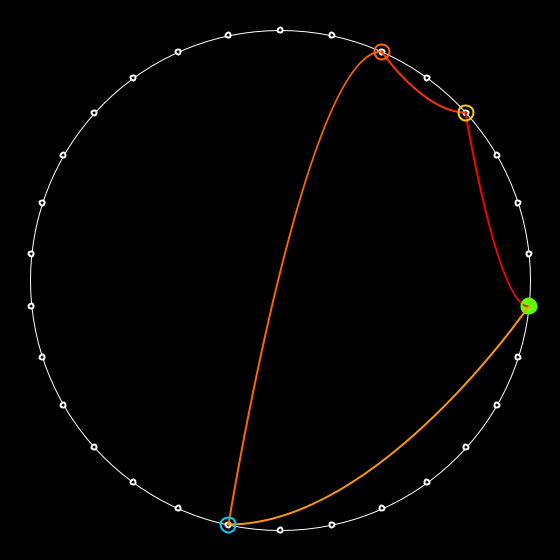
Frame 1 (no input)
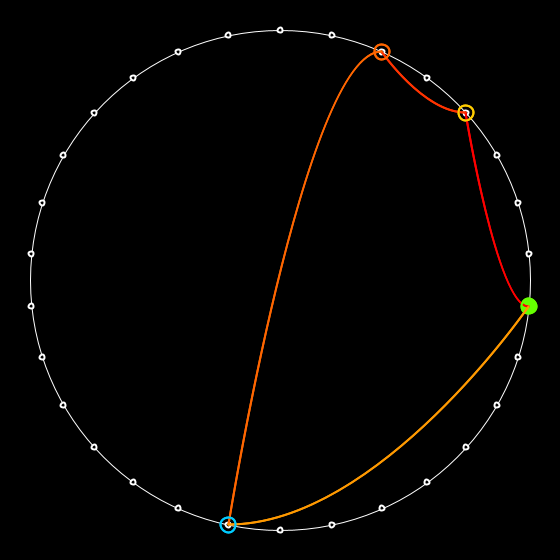
Frame 2 (the mouse pressed at the canvas centre, redrawn once)

The Processing sketch that drew these frames (run headless with seeded random() and noise(); the mouse was pressed at the canvas centre and the sketch redrawn once):

// Processing sketch: processing_102310
// ── processing_102310.pde

int modulo = 30;
int base = 8;
float x0, y0;
float R, thetaStep;
boolean curved = true;

void setup() {
  size(560, 560);
  background(0);
  R = width/2 - 30;
  createVals();
  smooth();
  strokeWeight(2);
  preDraw();
  noLoop();
}

void createVals() {
  colorMode(HSB, modulo);
  background(0);
  fill(0);
  stroke(modulo);
  ellipse(width/2, height/2, 2*R, 2*R);
}


void preDraw() {
  thetaStep = 2*PI/modulo;
  for (int i=0; i<modulo; i++) {
    x0 = width/2 + R*cos(i*thetaStep - PI/2);  
    y0 = height/2 + R*sin(i*thetaStep - PI/2);
    ellipse(x0, y0, 5, 5);
  }
  fill(base, 100, 100);
  noStroke();
  ellipse(width/2 + R*cos(base*thetaStep - PI/2), height/2 + R*sin(base*thetaStep - PI/2), 15, 15);
}

void draw() {
  int lastNum = base;
  int n=0;
  do {
    int nextNum = computeNext(lastNum);
    x0 = width/2 + R*cos(lastNum*thetaStep - PI/2);
    y0 = height/2 + R*sin(lastNum*thetaStep - PI/2);
    float x1 = width/2 + R*cos(nextNum*thetaStep - PI/2);
    float y1 = height/2 + R*sin(nextNum*thetaStep - PI/2);

    stroke(n, 100, 100);  
    noFill();
    if (curved)
		bezier(x0, y0, 0.5*(x0+x1),y0, x1,y1, x1,y1);
	else
      line(x0, y0, x1, y1);

    noFill();
    stroke(lastNum, 100, 100);
    ellipse(x0, y0, 15, 15);
    lastNum = nextNum;
    n++;
  }  while (n < modulo && lastNum != base);
}

int computeNext(int lastNum) {
  return (base*lastNum)%modulo;
}

void update() {
  createVals();
  preDraw();
  redraw();
}

int getBase() {
  return base;
}
void setBase(int b) {
  base = b;
}
int getModulo() {
  return modulo;
}
void setModulo(int m) {
  modulo = m;
}
void curveToggle(){
	curved = !curved;
}
